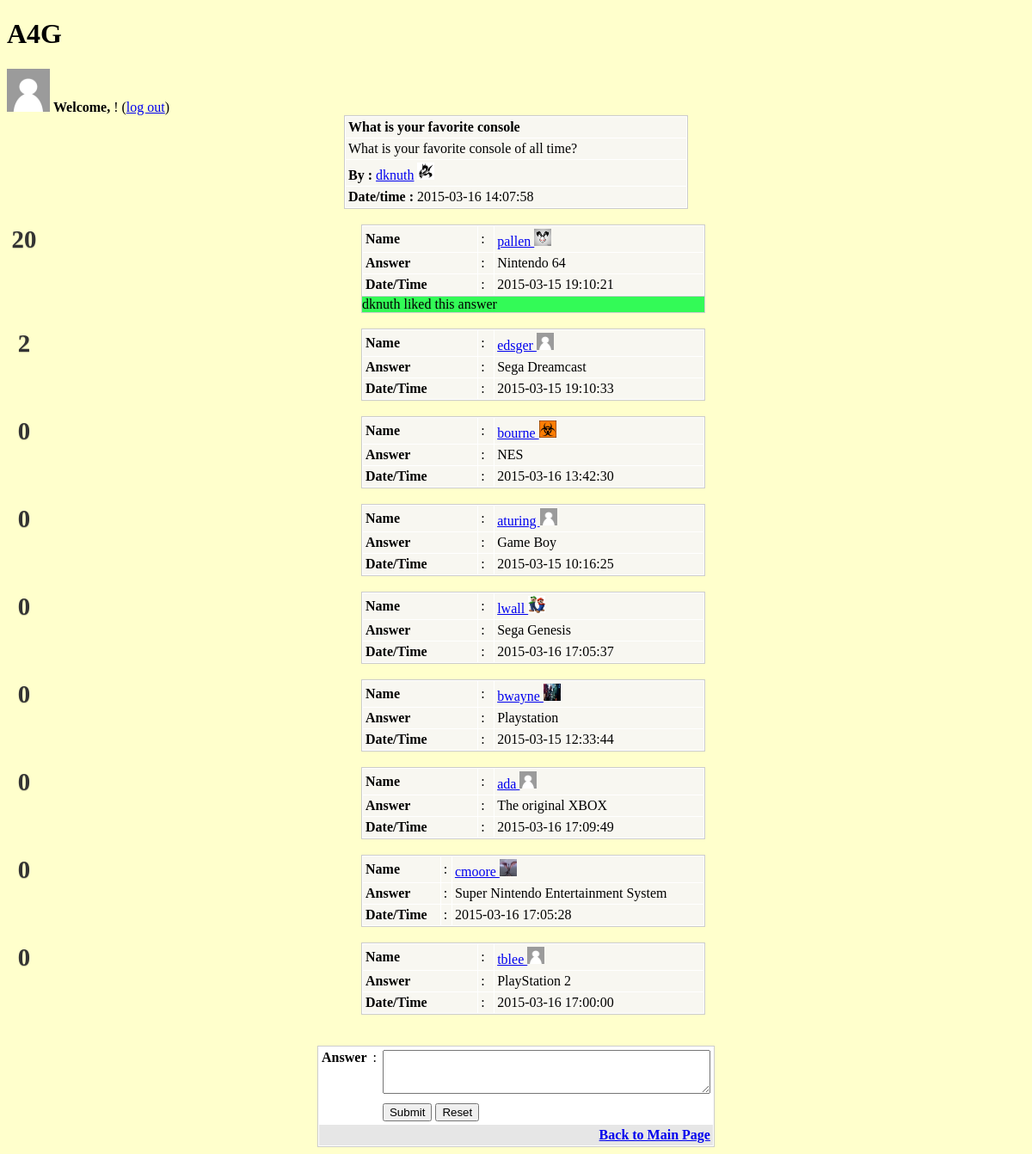
Page /view.php?id=1 on the committed database.
### tables this page shows
CREATE TABLE IF NOT EXISTS `question` (
  `u_id` int(4) NOT NULL,
`q_id` int(4) NOT NULL,
  `topic` varchar(255) NOT NULL,
  `detail` longtext NOT NULL,
  `datetime` timestamp NOT NULL DEFAULT '0000-00-00 00:00:00' ON UPDATE CURRENT_TIMESTAMP,
  `view` int(4) DEFAULT '0',
  `reply` int(4) DEFAULT '0',
  `value` int(5) NOT NULL DEFAULT '0'
);

CREATE TABLE IF NOT EXISTS `user` (
`id` int(4) NOT NULL,
  `username` varchar(30) NOT NULL,
  `password` varchar(30) NOT NULL,
  `picture` longtext NOT NULL
);

CREATE TABLE IF NOT EXISTS `answer` (
  `user_id` int(4) NOT NULL,
  `question_id` int(4) NOT NULL,
`a_id` int(4) NOT NULL,
  `a_answer` longtext NOT NULL,
  `a_datetime` timestamp NOT NULL DEFAULT '0000-00-00 00:00:00',
  `vote` int(5) NOT NULL DEFAULT '0',
  `like` tinyint(1) NOT NULL DEFAULT '0'
);

### view.php (the view, shortened to what this page needs)
<?php
include_once "creds.php";
$tbl_name="question";
$tbl_name2="user";
$tbl_name3="answer";
$db = new mysqli($host, $user,$pw,$db_name);
$id=$_GET['id'];
$sql="SELECT * FROM `$tbl_name` WHERE `q_id` = $id";
$result=$db->query($sql) ;
$rows=mysqli_fetch_array($result);
?>
<!DOCTYPE html>
<html>
<head>
<link href="http://netdna.bootstrapcdn.com/font-awesome/3.2.1/css/font-awesome.min.css" rel="stylesheet">
<link rel="stylesheet" type="text/css" href="style.css">
</head>
<h1> A4G </h1>
<body>
<?php
	$uname = $_SESSION['username'];
	$sql1="SELECT id FROM `$tbl_name2` WHERE `username` =  '".$uname. "'";
	$results=$db->query($sql1);
	$row=mysqli_fetch_array($results);
	$sqlpic ="SELECT picture FROM `$tbl_name2` WHERE `username` = '".$uname. "'";
	$respic = $db->query($sqlpic);
	$rpic = mysqli_fetch_array($respic);
	if($rpic['picture'] == "" ){
		echo "<img width='50' height = '50' src='Pictures/default.png' alt='Default Profile Pic'>";
	}
	else{
		echo"<img width='50' height='50' src='Pictures/".$rpic['picture']."' alt=Profile Pic'>";
	}
?>
<td> <strong>Welcome, </strong> <a href="profile.php?id=<?php echo $row['id']; ?>" ><?=$_SESSION['username']?> </a> !  (<a href="index.php?action=logout">log out</a>)</td>
<table width="400" border="0" align="center" cellpadding="0" cellspacing="1" bgcolor="#CCCCCC">
<tr>
<td><table width="100%" border="0" cellpadding="3" cellspacing="1" bordercolor="1" bgcolor="#FFFFFF">
<tr>
<td bgcolor="#F8F7F1"><strong><?php echo $rows['topic']; ?></strong></td>
</tr>
<tr>
<td bgcolor="#F8F7F1"><?php echo $rows['detail']; ?></td>
</tr>
<tr>
<?php
$name = "Anon";
$number = $rows['u_id'];
$sqli="SELECT username FROM `$tbl_name2` WHERE `id`= $number";
$res=$db->query($sqli);
$row=mysqli_fetch_array($res);
if (isset($row)){
	$name=$row['username'];
}
?>
<td bgcolor="#F8F7F1"><strong>By :</strong> <a href="profile.php?id=<?php echo $rows['u_id']; ?>" ><?php echo $name; ?></a>
<?php
	$sqlpicture = "SELECT picture FROM `$tbl_name2` WHERE `id` =$number";
	$picres=$db->query($sqlpicture);
	$picrow=mysqli_fetch_array($picres);
	if($picrow['picture'] == "" ){
		echo "<img width='20' height = '20' src='Pictures/default.png' alt='Default Profile Pic'>";
	}
	else{
		echo"<img width='20' height='20' src='Pictures/".$picrow['picture']."' alt=Profile Pic'>";
	}
?>
</td>
</tr>
<tr>
<td bgcolor="#F8F7F1"><strong>Date/time : </strong><?php echo $rows['datetime']; ?></td>
</tr>
</table></td>
</tr>
</table>
<BR>
	<?php
$sql2="SELECT * FROM `$tbl_name3` WHERE `question_id` = $id  ORDER BY `like` DESC ";
$result2=$db->query($sql2);
while($rows=mysqli_fetch_array($result2)){
	?>
<table width="400" border="0" align="center" cellpadding="0" cellspacing="1" bgcolor="#CCCCCC">
<tr>
<td><table width="100%" border="0" cellpadding="3" cellspacing="1" bgcolor="#FFFFFF">
<tr>
<?php
$num = $rows['user_id'];
$sqli2="SELECT * FROM `$tbl_name2` WHERE `id`= $num";
$ress=$db->query($sqli2);
$roww=mysqli_fetch_array($ress);
if (isset($ress)){
$a_name=$roww['username'];
}
?>
<td bgcolor="#F8F7F1"><strong>Name</strong></td>
<td bgcolor="#F8F7F1">:</td>
<td bgcolor="#F8F7F1"><a href="profile.php?id=<?php echo $roww['id']; ?>"> <?php echo $a_name; ?> </a>
<?php
	$sqlpicture = "SELECT picture FROM `$tbl_name2` WHERE `id` =$num";
	$picres=$db->query($sqlpicture);
	$picrow=mysqli_fetch_array($picres);
	if($picrow['picture'] == "" ){
		echo "<img width='20' height = '20' src='Pictures/default.png' alt='Default Profile Pic'>";
	}
	else{
		echo"<img width='20' height='20' src='Pictures/".$picrow['picture']."' alt=Profile Pic'>";
	}
?>
</td>
</tr>
<form method="post"id="like_form" action="like.php">
<tr>
<td bgcolor="#F8F7F1"><strong>Answer</strong></td>
<td bgcolor="#F8F7F1">:</td>
<td bgcolor="#F8F7F1"><?php echo $rows['a_answer']; ?></td>
</tr>
<tr>
<td bgcolor="#F8F7F1"><strong>Date/Time</strong></td>
<td bgcolor="#F8F7F1">:</td>
<td bgcolor="#F8F7F1"><?php echo $rows['a_datetime']; ?></td>
</tr>
</table></td>
</tr>
<div class="item" data-postid="<?php echo $rows['a_id']; ?>" data-score="<?php echo $rows['vote']; ?>">
<div class = "vote-span">
	<div class="vote-score"><?php echo $rows['vote']; ?></div>
</div>
</div>
<?php
if($rows['like'] == 1){ ?>
<tr>
<td bgcolor="#33fa57"><?php echo $name; ?> liked this answer</td>
</tr>
<?php
}
?>
</table></td>
</table><br></form>
<?php
}
?>
<BR>
	<table width="400" border="0" align="center" cellpadding="0" cellspacing="1" bgcolor="#CCCCCC">
<tr>
<form name="form1" method="post" action="add_answer.php">
<td>
<table width="100%" border="0" cellpadding="3" cellspacing="1" bgcolor="#FFFFFF">
<tr>
<td valign="top"><strong>Answer</strong></td>
<td valign="top">:</td>
<td><textarea name="a_answer" cols="45" rows="3" id="a_answer"></textarea></td>
</tr>
<tr>
<td>&nbsp;</td>
<td><input name="id" type="hidden" value="<?php echo $id; ?>"></td>
<td><input type="submit" name="Submit" value="Submit"> <input type="reset" name="Submit2" value="Reset"></td>
</tr>
<tr>
<td colspan="5" align="right" bgcolor="#E6E6E6"><a href="index.php"><strong>Back to Main Page</strong> </a></td>
</tr>
</table>
</td>
</form>
</tr>
</table>
</body>
</html>

### style.css (style rules this page uses)
.vote-span { width: 40px; float: left; margin: 1px 0; }
.vote, .vote-score { clear: both; text-shadow: 0 1px 1px rgba(0, 0, 0, 0.2); cursor: pointer; text-align: center; color: #333; font-size: 1.8em; font-weight: bold; }
.vote-score { cursor: text; }
body { background-color: #FFFFCC; }
h1 { color: : #3333CC; }

### rows in the picture
question: topic "What is your favorite console", detail "What is your favorite console of all time?", datetime "2015-03-16 14:07:58"
user: username "dknuth", picture (picture)
answer: user.username "pallen", user.picture (picture), a_answer "Nintendo 64", a_datetime "2015-03-15 19:10:21", vote "20"
answer: user.username "edsger", a_answer "Sega Dreamcast", a_datetime "2015-03-15 19:10:33", vote "2"
answer: user.username "bourne", user.picture (picture), a_answer "NES", a_datetime "2015-03-16 13:42:30", vote "0"
answer: user.username "aturing", a_answer "Game Boy", a_datetime "2015-03-15 10:16:25", vote "0"
answer: user.username "lwall", user.picture (picture), a_answer "Sega Genesis", a_datetime "2015-03-16 17:05:37", vote "0"
answer: user.username "bwayne", user.picture (picture), a_answer "Playstation", a_datetime "2015-03-15 12:33:44", vote "0"
answer: user.username "ada", a_answer "The original XBOX", a_datetime "2015-03-16 17:09:49", vote "0"
answer: user.username "cmoore", user.picture (picture), a_answer "Super Nintendo Entertainment System", a_datetime "2015-03-16 17:05:28", vote "0"
answer: user.username "tblee", a_answer "PlayStation 2", a_datetime "2015-03-16 17:00:00", vote "0"
